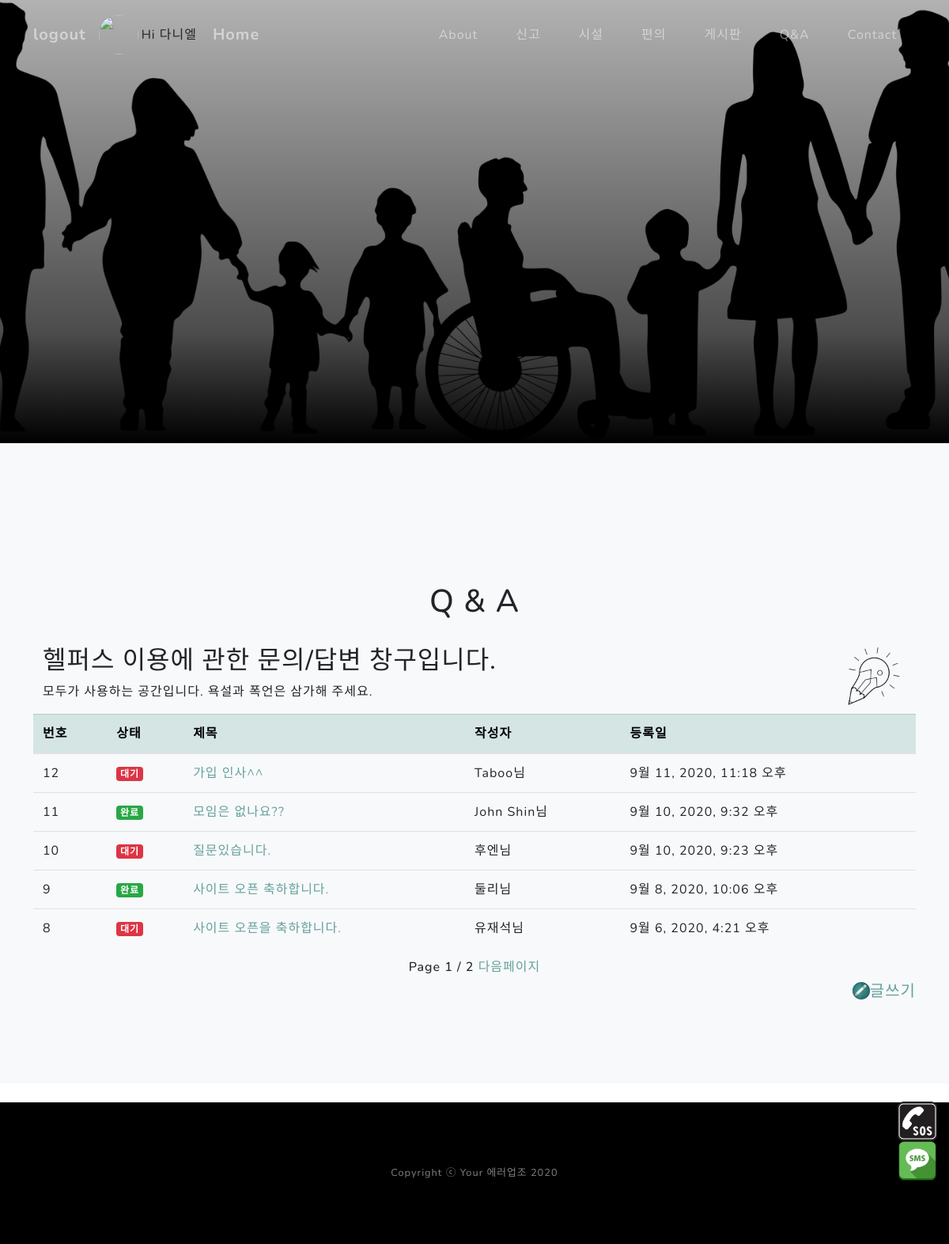
The app's page /qnaapp/ (signed in) with its own data.
### fordisapp/models.py (models this page shows)
class Users(models.Model):
    userEmail = models.EmailField(max_length=30, primary_key=True, verbose_name="이메일(아이디)")
    nickName = models.CharField(max_length=12, verbose_name="닉네임")
    password = models.CharField(max_length=12, verbose_name="비밀번호")
    registerDate = models.DateField(auto_now_add=True, verbose_name="가입시간")
    guardianName = models.CharField(blank=True, max_length=12, verbose_name="보호자명")
    guardianCallNum = models.CharField(blank=True, max_length=12, verbose_name="보호자전화번호")
    guardianBasicMsg = models.CharField(blank=True, max_length=100, verbose_name="보호자기본메세지")
    photo = models.FileField(blank=True, upload_to=date_upload_to)

class Qnaboard(models.Model):
    qnawriter = models.ForeignKey('Users', db_column='userEmail', blank=False, null=False, on_delete=models.CASCADE)
    title = models.CharField(max_length=20)
    nickName = models.CharField(max_length=20)
    content = models.TextField()
    created_at = models.DateTimeField(auto_now_add=True)
    admin_content = models.TextField()

### qnaapp/views.py (the view)
# urls.py: path("", views.qnaread, name="qnaread"),
def qnaread(request):
    if logincheck(request)['loginyn']:
        page = request.GET.get('page', 1)
        qnalist = Qnaboard.objects.all()
        paginator = Paginator(qnalist[::-1], 5)
        qnalistpage = paginator.get_page(page)
        context = {"qnalist": qnalistpage}
        context.update(logincheck(request))
        return render(request, 'qnaboard.html', context)
    else:
        return render(request, 'login.html', logincheck(request))

### qnaapp/views.py (called while the page is built)
def logincheck(request) :
    context = None
    if 'user' in request.session:
        user = Users.objects.get(userEmail=request.session.get('user'))
        context = {'loginyn':True,
                   'useremail':user.userEmail,
                   'nickname': user.nickName,
                   'photopath': user.photo.url,
                   'guardianName':  user.guardianName,
                   'guardianCallNum': user.guardianCallNum,
                   'guardianBasicMsg': user.guardianBasicMsg
                   }
        return context
    else:
        context = {'loginyn': False}
        return context

### qnaapp/templates/qnaboard.html (shortened to what this page needs)
{% extends 'base2.html' %}
{% load static %}
{% block content %}
<section class="projects-section bg-light" id="board">
<div class="container">
    <h1 class="text-center"><br>Q & A</h1></h1>
    <br>
    <div class="container" style="float:right; display: inline-block">
        <img style="float:right; " width="80" src="/static/assets/img/icon-Q&A.png" >
        <h2>헬퍼스 이용에 관한 문의/답변 창구입니다.</h2>
        <p>모두가 사용하는 공간입니다. 욕설과 폭언은 삼가해 주세요.</p>
    </div>
    <table class="table table-hover">
        <thead>
          <tr class="table-primary" style="color:black">
              <th>번호</th>
              <th>상태</th>
              <th>제목</th>
              <th>작성자</th>
              <th>등록일</th>
          </tr>
        </thead>
        <tbody>
        {%for qnaboard in qnalist %}
          <tr>
            <td>{{qnaboard.pk}}</td>
            <td>
                {% if qnaboard.admin_content == "" %}
                <span class="badge badge-danger">대기</span>
                {% else %}
                <span class="badge badge-success">완료</span>
                {% endif %}
            </td>
            <td><a href="{% url 'qnadetail' qnaboard.pk %}#board">{{ qnaboard.title }}</a></td>
            <td>{{qnaboard.qnawriter.nickName}}님</td>
            <td>{{qnaboard.created_at}}</td>
          </tr>
        {% endfor %}
        </tbody>
    </table>
    <h6 class="text-center">
            Page {{qnalist.number}} / {{ qnalist.paginator.num_pages}}
        {% if qnalist.has_next %}
            <a href="?page={{qnalist.number|add:+1}}">다음페이지</a>
        {% endif %}
    </h6>
        <div style="float:right; display: inline-block"><img style="float:left; " width="22" src="/static/assets/img/boardwrite2.png" >
            <a href="{% url 'qnacreate' %}#board"><h5 style="float:right;">글쓰기</h5></a>
        </div>
    </div>
</section>
{% endblock %}

### fordisproject/templates/base2.html (shortened to what this page needs)
<!DOCTYPE html>
{% load static %}
<html lang="ko">
<head>
         <link rel="stylesheet" href="https://unpkg.com/leaflet@1.5.1/dist/leaflet.css"
/>
        <link rel="stylesheet" href="https://maxcdn.bootstrapcdn.com/bootstrap/4.5.0/css/bootstrap.min.css">
        <link href="/static/css/styles.css" rel="stylesheet" />
</head>
<body id="page-top">
        <nav class="navbar navbar-expand-lg navbar-light fixed-top" id="mainNav">
            <div class="container">
        {% if loginyn  %}
                <a class="navbar-brand js-scroll-trigger-left" href="{% url 'logout' %}#board">logout</a>
                <img class="image_section" width="50" src="{{ photopath }}" alt="" />Hi {{nickname}}
        {% else %}
                <a class="navbar-brand js-scroll-trigger-left" href="{% url 'login' %}#board">login</a>
        {% endif %}
                <a class="navbar-brand js-scroll-trigger-center" style="margin-left:20px;" href="{% url 'index' %}">Home</a>
                <div class="collapse navbar-collapse" id="navbarResponsive">
                    <ul class="navbar-nav ml-auto">
                        <li class="nav-item"><a class="nav-link js-scroll-trigger" href="{% url 'index' %}#about">About</a></li>
                        <li class="nav-item"><a class="nav-link js-scroll-trigger" href="{% url 'report' %}#board">신고</a></li>
                        <li class="nav-item"><a class="nav-link js-scroll-trigger" href="{% url 'mapping' %}">시설</a></li>
                        <li class="nav-item"><a class="nav-link js-scroll-trigger" href="{% url 'mymap' %}#mytitle">편의</a></li>
                        <li class="nav-item"><a class="nav-link js-scroll-trigger" href="{% url 'board' %}#board">게시판</a></li>
                        <li class="nav-item"><a class="nav-link js-scroll-trigger" href="{% url 'qnaread' %}#board">Q&A</a></li>
                        <li class="nav-item"><a class="nav-link js-scroll-trigger" href="{% url 'index' %}#signup">Contact</a></li>
                    </ul>
                </div>
            </div>
        </nav>
        <header class="masthead2">
        </header>
    {% block content %}
    {% endblock %}
        <br>
        <footer class="footer bg-black small text-center text-white-50"><div class="container">Copyright ⓒ Your 에러업조 2020</div></footer>
{% if loginyn  %}
        <div class="floBanMob1 hidden-lg">
         <a href="tel:{{ guardianCallNum }}">
              <img class="image_section_float" width="100" src="/static/assets/img/callphone2.png" >
          </a>
        </div>
        <div class="floBanMob2 hidden-lg">
          <a href="sms:{{ guardianCallNum }}?body={{ guardianName }}님!%0a{{guardianBasicMsg}}">
            <img class="image_section_float" width="100" src="/static/assets/img/sendtext.png" >
          </a>
        </div>
{% endif %}
</body>
</html>

### records on screen
Users: nickName "다니엘"
Qnaboard: pk "12", admin_content "대기", title "가입 인사^^", qnawriter.nickName "Taboo", created_at "9월 11, 2020, 11:18 오후"
Qnaboard: pk "11", shows "완료", title "모임은 없나요??", qnawriter.nickName "John Shin", created_at "9월 10, 2020, 9:32 오후"
Qnaboard: pk "10", admin_content "대기", title "질문있습니다.", qnawriter.nickName "후엔", created_at "9월 10, 2020, 9:23 오후"
Qnaboard: pk "9", admin_content "완료", title "사이트 오픈 축하합니다.", qnawriter.nickName "둘리", created_at "9월 8, 2020, 10:06 오후"
Qnaboard: pk "8", admin_content "대기", title "사이트 오픈을 축하합니다.", qnawriter.nickName "유재석", created_at "9월 6, 2020, 4:21 오후"

### other values on screen
{{ qnalist.number }} "1"
{{ qnalist.paginator.num_pages }} "2"
